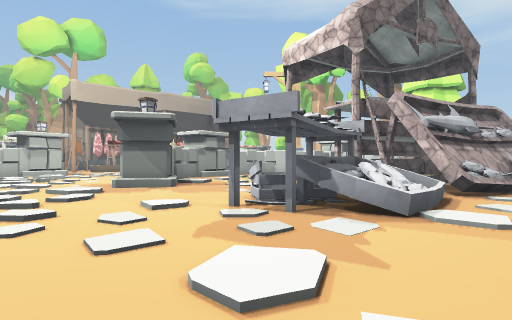
view 1 (above)

16 first-person views from a walk through a 3-D level made in the Unity game engine. The camera is 1.5 m above the floor, looks level and sees 80° across. The floor is counted in squares, 1.8 m on a side. Each view is taken from the middle of a square. On the plan, view 1 faces up. The plan holds only what a view shows up to about 11 squares ahead; the rest is blank. The place goes on beyond the plan. The player is left out. Some animated figures are left out. Some surface patterns are stand-ins.

view 2
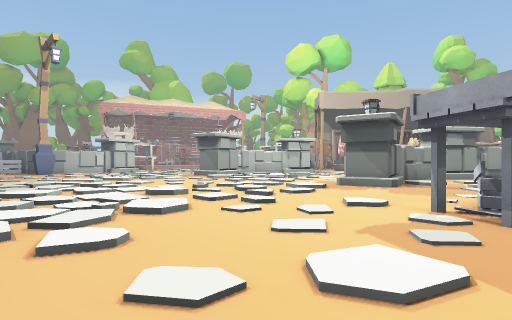

view 3
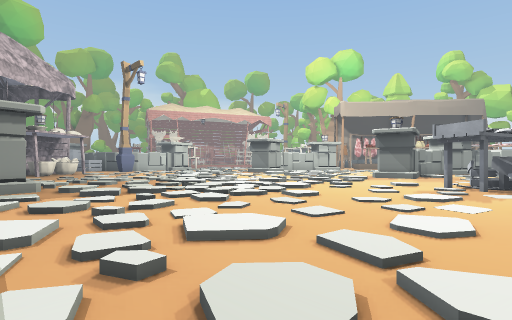

view 4
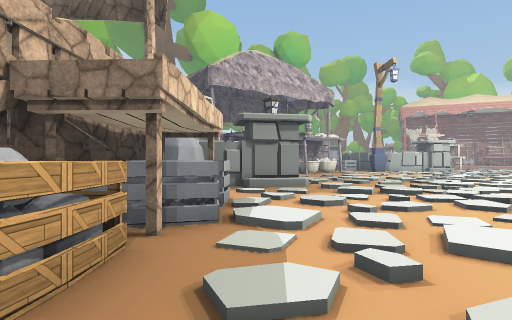

view 5
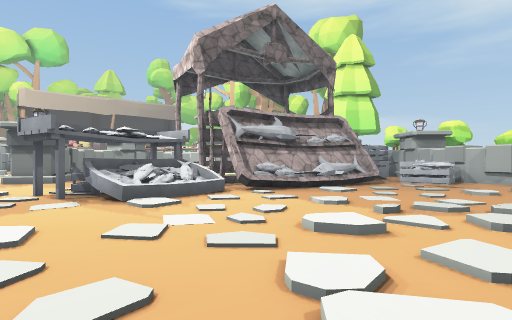

view 6
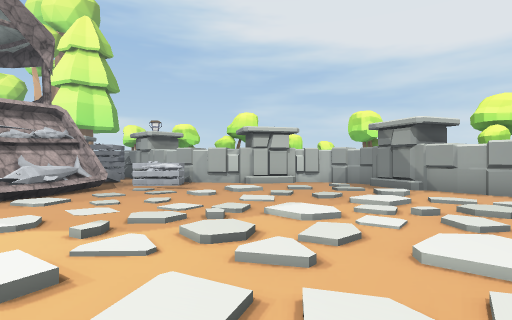

view 7
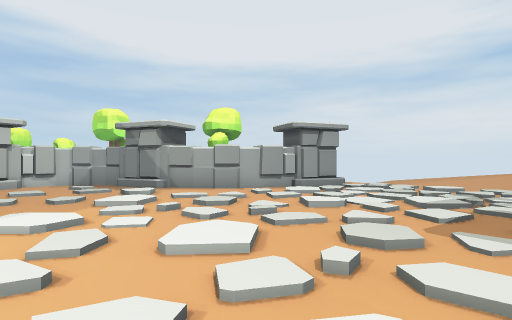

view 8
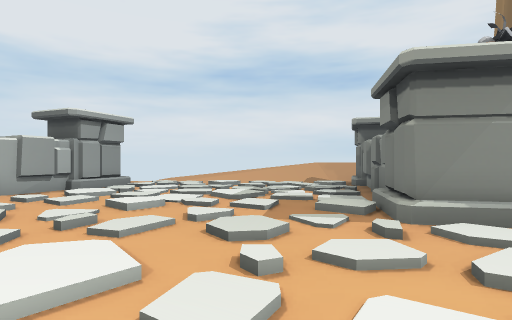

view 9
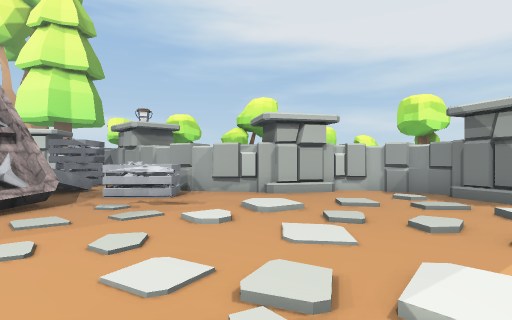

view 10
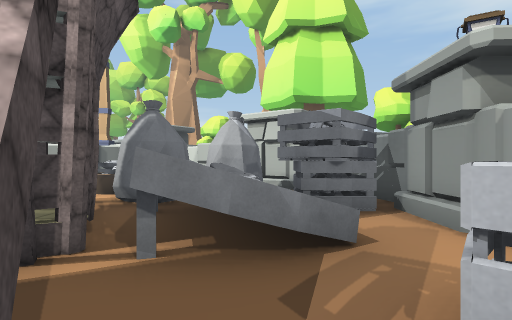

view 11
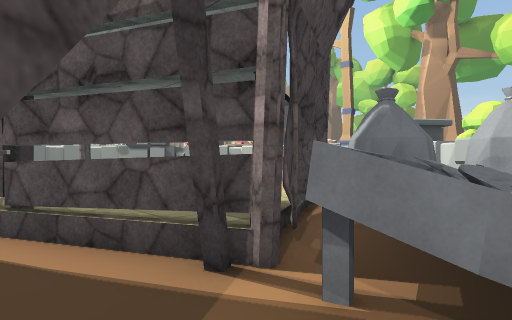

view 12
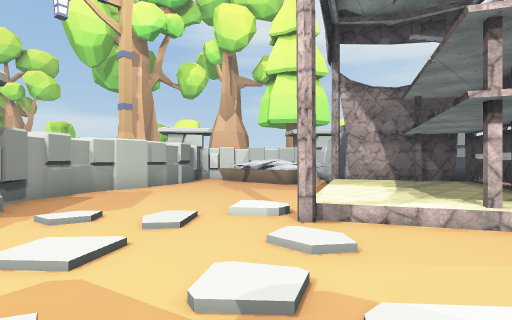

view 13
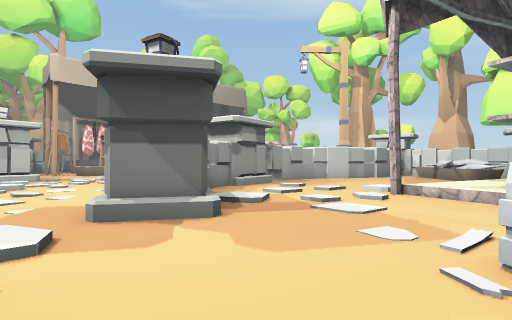

view 14
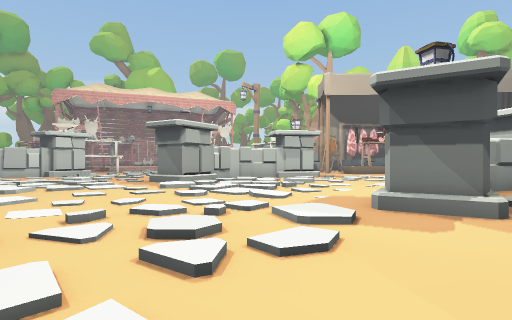

view 15
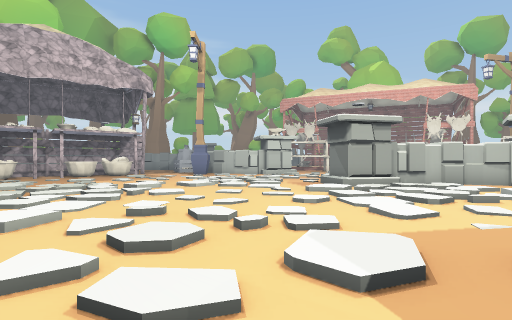

view 16
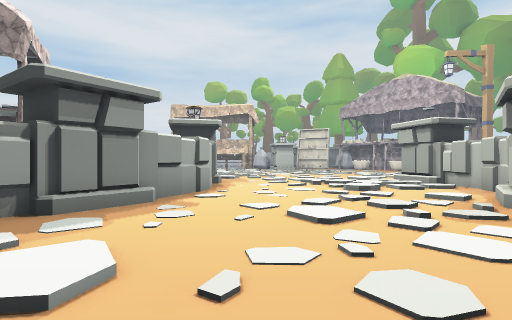

### Floor plan
Key: @ floor where view 1 was taken; # wall or solid block; . main floor; : floor 0.25 m higher than the main floor; + floor 0.5 m higher than the main floor; / step, stairs or slope; = window, fence, low wall or low ledge; O other object.
Columns run from 13 left of view 1 to 17 right of it. Each row starts with its distance up from view 1.
 23                   OO
 22        .           O
 21                     ##
 20      .....      ## OO#
 19     ....... #####..OO  O
 18    ...:....##......OO  OO
 17  OO...:...O#.......OO OO
 16  OO.......OO........OOOOO##
 15 ##.......##/:....../#OO OO#
 14 #........#...:...//+#OO OOOO
 13 #.:.:....#..:..//+++##OO..OO
 12 #/.......#....#/+++++#OOO.#
 11 OO.::....OO:.../#++###....#
 10 OO:......OO...../######.OO##
  9 ..:::.:..O......#####O#..O.#
  8 .....:.::.....OO#####...O...OO
  7 :......:.....O.OOOO..........##
  6 .:......:.....OOO.......:::...#
  5 ::............OOO..........:...
  4 .......:.:....................#
  3 ...:.....:............:...:...O
  2 .........:.........:.:.:..:...O
  1 ...:::..............:::.......#
  0 ..:.:.:.::...@..........:.:...#
 -1 .:  :.:..::.....   : .......:.#
 -2    ....:.:......  . :......::.#
 -3    .:.:.....:...    :......:..O
 -4     OO.:.:..:.:     ....:.....O
 -5     OO/:.:.:.: .    OOO..:.:.:.
 -6      #..#O.O..        O...:..:
 -7      ###=. #O#         #::.::

Positions as (right, up) in squares from view 1, and headings:
1: (0, 0), facing up
2: (1, 0), facing up-left
3: (2, -5), facing up-left
4: (2, -5), facing left
5: (5, -2), facing up
6: (6, -1), facing up-right
7: (6, -1), facing right
8: (7, 0), facing down-right
9: (8, 2), facing up-right
10: (10, 9), facing up
11: (10, 10), facing up-left
12: (-2, 10), facing up-right
13: (-2, 5), facing up
14: (-2, 4), facing up-left
15: (-2, 7), facing left
16: (-6, 22), facing down
